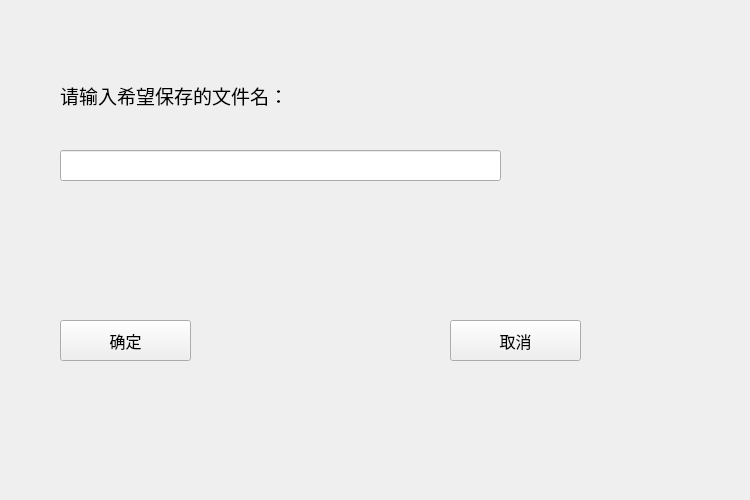
<?xml version="1.0" encoding="UTF-8"?>
<ui version="4.0">
 <class>Save_to_file</class>
 <widget class="QWidget" name="Save_to_file">
  <property name="geometry">
   <rect>
    <x>0</x>
    <y>0</y>
    <width>750</width>
    <height>500</height>
   </rect>
  </property>
  <property name="windowTitle">
   <string>Form</string>
  </property>
  <widget class="QLabel" name="please_enter_the_file_name">
   <property name="geometry">
    <rect>
     <x>60</x>
     <y>70</y>
     <width>261</width>
     <height>51</height>
    </rect>
   </property>
   <property name="font">
    <font>
     <pointsize>14</pointsize>
    </font>
   </property>
   <property name="text">
    <string>请输入希望保存的文件名：</string>
   </property>
  </widget>
  <widget class="QLineEdit" name="file_name">
   <property name="geometry">
    <rect>
     <x>60</x>
     <y>150</y>
     <width>441</width>
     <height>31</height>
    </rect>
   </property>
   <property name="font">
    <font>
     <pointsize>12</pointsize>
    </font>
   </property>
  </widget>
  <widget class="QLabel" name="label_2">
   <property name="geometry">
    <rect>
     <x>60</x>
     <y>210</y>
     <width>91</width>
     <height>19</height>
    </rect>
   </property>
   <property name="text">
    <string/>
   </property>
  </widget>
  <widget class="QPushButton" name="commit_button">
   <property name="geometry">
    <rect>
     <x>60</x>
     <y>320</y>
     <width>131</width>
     <height>41</height>
    </rect>
   </property>
   <property name="font">
    <font>
     <pointsize>12</pointsize>
    </font>
   </property>
   <property name="text">
    <string>确定</string>
   </property>
  </widget>
  <widget class="QPushButton" name="cancel_button">
   <property name="geometry">
    <rect>
     <x>450</x>
     <y>320</y>
     <width>131</width>
     <height>41</height>
    </rect>
   </property>
   <property name="font">
    <font>
     <pointsize>12</pointsize>
    </font>
   </property>
   <property name="text">
    <string>取消</string>
   </property>
  </widget>
 </widget>
 <resources/>
 <connections/>
</ui>
